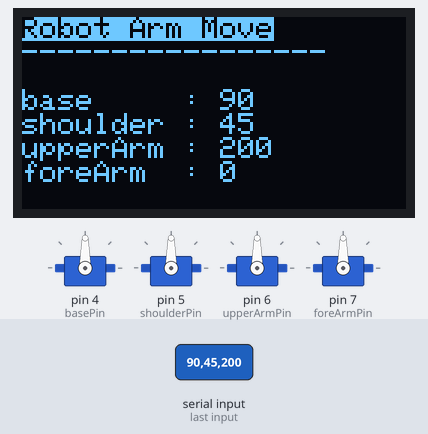
Recording of a sketch running on a simulated Arduino Uno, built with avr-gcc and run on an emulated ATmega328P. On the bench: 4 × servo, 128×64 one-colour display. Inputs (shaded band) come from the test bench. What the sketch prints to the serial monitor is not drawn.

1.3 s: "90,45,200\n" received over Serial
Above: at 3.7 s.
Timing chart, 0 to 5.2 s (numbered marks = the images above; inputs shaded):
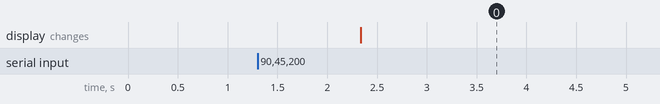

The sketch:

04_RobotArm_controller.ino
```cpp
#include <Adafruit_GFX.h>
#include <Adafruit_SSD1306.h>

#define SCREEN_WIDTH 128  // OLED display width, in pixels
#define SCREEN_HEIGHT 64  // OLED display height, in pixels

#define OLED_RESET -1        // Reset pin # (or -1 if sharing Arduino reset pin)
#define SCREEN_ADDRESS 0x3C  ///< See datasheet for Address; 0x3D for 128x64, 0x3C for 128x32
Adafruit_SSD1306 display(SCREEN_WIDTH, SCREEN_HEIGHT, &Wire, OLED_RESET);

#include <Servo.h>

const int basePin = 4;
const int shoulderPin = 5;
const int upperArmPin = 6;
const int foreArmPin = 7;

const int servoInitAngle = 90;

Servo base;
Servo shoulder;
Servo upperArm;
Servo foreArm;

int baseA = 0;
int shoulderA = 0;
int upperA = 0;
int foreA = 0;

int baseStatus = 0;
int shoulderStatus = 0;
int upperarmStatus = 0;
int forearmStatus = 0;

void setup() {
  Serial.begin(115200);

  //서보모터
  base.attach(basePin);
  shoulder.attach(shoulderPin);
  upperArm.attach(upperArmPin);
  foreArm.attach(foreArmPin);

  //OLED
  // SSD1306_SWITCHCAPVCC = generate display voltage from 3.3V internally
  if (!display.begin(SSD1306_SWITCHCAPVCC, SCREEN_ADDRESS)) {
    Serial.println(F("SSD1306 allocation failed"));
    for (;;)
      ;  // Don't proceed, loop forever
  }

  Serial.println("oled found");
  display.clearDisplay();
  display.display();
}

int servoParallelControl(int thePos, Servo theServo, int speed) {
  int startPos = theServo.read();
  int newPos = startPos;

  if (startPos > (thePos)) {
    newPos = newPos + 1;
    theServo.write(newPos);
    delay(speed);
    return 0;
  } else if (newPos > (thePos)) {
    newPos = newPos - 1;
    theServo.write(newPos);
    delay(speed);
    return 0;
  } else {
    return 1;
  }
}

void loop() {
  display.clearDisplay();

  while (Serial.available() > 0) {
    baseA = Serial.parseInt();
    shoulderA = Serial.parseInt();
    upperA = Serial.parseInt();
    foreA = Serial.parseInt();

    if (Serial.read() == 'd') {
      Serial.println("Received Signal");
    }

    String baseStr = "base     : " + String(baseA);
    String shoulderStr = "shoulder : " + String(shoulderA);
    String upperarmStr = "upperArm : " + String(upperA);
    String forearmStr = "foreArm  : " + String(foreA);

    display.setTextSize(1.5);
    display.setTextColor(SSD1306_BLACK, SSD1306_WHITE);

    display.setCursor(0, 0);
    display.println("Robot Arm Move");
    display.setTextColor(SSD1306_WHITE);
    display.println("-----------------");
    display.println(" ");

    display.setTextSize(1);
    display.println(baseStr);
    display.println(shoulderStr);
    display.println(upperarmStr);
    display.println(forearmStr);
    display.println(" ");

    display.display();

    int done = 0;
    while (done == 0) {
      baseStatus = servoParallelControl(baseA, base, 20);
      shoulderStatus = servoParallelControl(shoulderA, shoulder, 20);
      upperarmStatus = servoParallelControl(upperA, upperArm, 20);
      forearmStatus = servoParallelControl(foreA, foreArm, 20);

      if (baseStatus == 1 && shoulderStatus == 1 && upperarmStatus == 1 && forearmStatus == 1) {
        done = 1;
      }
    }
    delay(100);
  }
}
```

Measured:
- after the input at 1.3 s, the display: changes after 1.0 s (image 0)
